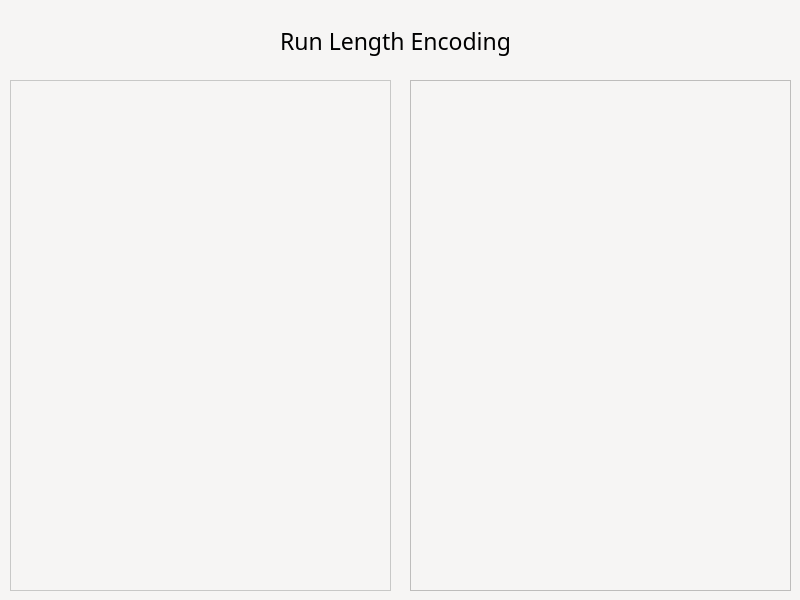
<?xml version="1.0" encoding="UTF-8"?>
<ui version="4.0">
 <class>resultsWin</class>
 <widget class="QMainWindow" name="resultsWin">
  <property name="geometry">
   <rect>
    <x>0</x>
    <y>0</y>
    <width>800</width>
    <height>600</height>
   </rect>
  </property>
  <property name="sizePolicy">
   <sizepolicy hsizetype="Fixed" vsizetype="Fixed">
    <horstretch>0</horstretch>
    <verstretch>0</verstretch>
   </sizepolicy>
  </property>
  <property name="minimumSize">
   <size>
    <width>800</width>
    <height>600</height>
   </size>
  </property>
  <property name="maximumSize">
   <size>
    <width>800</width>
    <height>600</height>
   </size>
  </property>
  <property name="palette">
   <palette>
    <active>
     <colorrole role="Base">
      <brush brushstyle="SolidPattern">
       <color alpha="255">
        <red>255</red>
        <green>255</green>
        <blue>255</blue>
       </color>
      </brush>
     </colorrole>
     <colorrole role="Window">
      <brush brushstyle="SolidPattern">
       <color alpha="255">
        <red>246</red>
        <green>245</green>
        <blue>244</blue>
       </color>
      </brush>
     </colorrole>
    </active>
    <inactive>
     <colorrole role="Base">
      <brush brushstyle="SolidPattern">
       <color alpha="255">
        <red>255</red>
        <green>255</green>
        <blue>255</blue>
       </color>
      </brush>
     </colorrole>
     <colorrole role="Window">
      <brush brushstyle="SolidPattern">
       <color alpha="255">
        <red>246</red>
        <green>245</green>
        <blue>244</blue>
       </color>
      </brush>
     </colorrole>
    </inactive>
    <disabled>
     <colorrole role="Base">
      <brush brushstyle="SolidPattern">
       <color alpha="255">
        <red>246</red>
        <green>245</green>
        <blue>244</blue>
       </color>
      </brush>
     </colorrole>
     <colorrole role="Window">
      <brush brushstyle="SolidPattern">
       <color alpha="255">
        <red>246</red>
        <green>245</green>
        <blue>244</blue>
       </color>
      </brush>
     </colorrole>
    </disabled>
   </palette>
  </property>
  <property name="windowTitle">
   <string>MainWindow</string>
  </property>
  <widget class="QWidget" name="centralwidget">
   <widget class="QLabel" name="title">
    <property name="geometry">
     <rect>
      <x>0</x>
      <y>10</y>
      <width>791</width>
      <height>61</height>
     </rect>
    </property>
    <property name="font">
     <font>
      <family>Poppins SemiBold</family>
      <pointsize>17</pointsize>
     </font>
    </property>
    <property name="text">
     <string>Run Length Encoding</string>
    </property>
    <property name="scaledContents">
     <bool>true</bool>
    </property>
    <property name="alignment">
     <set>Qt::AlignCenter</set>
    </property>
   </widget>
   <widget class="QFrame" name="frame">
    <property name="geometry">
     <rect>
      <x>10</x>
      <y>80</y>
      <width>381</width>
      <height>511</height>
     </rect>
    </property>
    <property name="palette">
     <palette>
      <active>
       <colorrole role="Button">
        <brush brushstyle="SolidPattern">
         <color alpha="127">
          <red>200</red>
          <green>200</green>
          <blue>200</blue>
         </color>
        </brush>
       </colorrole>
       <colorrole role="Base">
        <brush brushstyle="SolidPattern">
         <color alpha="127">
          <red>200</red>
          <green>200</green>
          <blue>200</blue>
         </color>
        </brush>
       </colorrole>
       <colorrole role="Window">
        <brush brushstyle="SolidPattern">
         <color alpha="127">
          <red>200</red>
          <green>200</green>
          <blue>200</blue>
         </color>
        </brush>
       </colorrole>
      </active>
      <inactive>
       <colorrole role="Button">
        <brush brushstyle="SolidPattern">
         <color alpha="127">
          <red>200</red>
          <green>200</green>
          <blue>200</blue>
         </color>
        </brush>
       </colorrole>
       <colorrole role="Base">
        <brush brushstyle="SolidPattern">
         <color alpha="127">
          <red>200</red>
          <green>200</green>
          <blue>200</blue>
         </color>
        </brush>
       </colorrole>
       <colorrole role="Window">
        <brush brushstyle="SolidPattern">
         <color alpha="127">
          <red>200</red>
          <green>200</green>
          <blue>200</blue>
         </color>
        </brush>
       </colorrole>
      </inactive>
      <disabled>
       <colorrole role="Button">
        <brush brushstyle="SolidPattern">
         <color alpha="127">
          <red>200</red>
          <green>200</green>
          <blue>200</blue>
         </color>
        </brush>
       </colorrole>
       <colorrole role="Base">
        <brush brushstyle="SolidPattern">
         <color alpha="127">
          <red>200</red>
          <green>200</green>
          <blue>200</blue>
         </color>
        </brush>
       </colorrole>
       <colorrole role="Window">
        <brush brushstyle="SolidPattern">
         <color alpha="127">
          <red>200</red>
          <green>200</green>
          <blue>200</blue>
         </color>
        </brush>
       </colorrole>
      </disabled>
     </palette>
    </property>
    <property name="styleSheet">
     <string notr="true">#frame{

background-color: rgba(200 , 200 , 200 , .5);
}</string>
    </property>
    <property name="frameShape">
     <enum>QFrame::StyledPanel</enum>
    </property>
    <property name="frameShadow">
     <enum>QFrame::Raised</enum>
    </property>
    <widget class="QLabel" name="file_input">
     <property name="geometry">
      <rect>
       <x>10</x>
       <y>10</y>
       <width>341</width>
       <height>491</height>
      </rect>
     </property>
     <property name="minimumSize">
      <size>
       <width>341</width>
       <height>491</height>
      </size>
     </property>
     <property name="maximumSize">
      <size>
       <width>16777215</width>
       <height>491</height>
      </size>
     </property>
     <property name="font">
      <font>
       <family>Poppins</family>
      </font>
     </property>
     <property name="text">
      <string/>
     </property>
     <property name="alignment">
      <set>Qt::AlignLeading|Qt::AlignLeft|Qt::AlignTop</set>
     </property>
    </widget>
   </widget>
   <widget class="QFrame" name="frame_2">
    <property name="geometry">
     <rect>
      <x>410</x>
      <y>80</y>
      <width>381</width>
      <height>511</height>
     </rect>
    </property>
    <property name="styleSheet">
     <string notr="true">#frame_2{

background-color: rgba(200 , 200 , 200 , .5);
}</string>
    </property>
    <property name="frameShape">
     <enum>QFrame::StyledPanel</enum>
    </property>
    <property name="frameShadow">
     <enum>QFrame::Raised</enum>
    </property>
    <widget class="QLabel" name="file_output">
     <property name="geometry">
      <rect>
       <x>10</x>
       <y>10</y>
       <width>491</width>
       <height>491</height>
      </rect>
     </property>
     <property name="minimumSize">
      <size>
       <width>491</width>
       <height>0</height>
      </size>
     </property>
     <property name="maximumSize">
      <size>
       <width>331</width>
       <height>491</height>
      </size>
     </property>
     <property name="font">
      <font>
       <family>Poppins</family>
      </font>
     </property>
     <property name="text">
      <string/>
     </property>
     <property name="alignment">
      <set>Qt::AlignLeading|Qt::AlignLeft|Qt::AlignTop</set>
     </property>
    </widget>
   </widget>
   <widget class="QLabel" name="label">
    <property name="geometry">
     <rect>
      <x>-4</x>
      <y>-4</y>
      <width>811</width>
      <height>611</height>
     </rect>
    </property>
    <property name="text">
     <string/>
    </property>
    <property name="pixmap">
     <pixmap>assets/b2.jpg</pixmap>
    </property>
   </widget>
   <zorder>label</zorder>
   <zorder>title</zorder>
   <zorder>frame</zorder>
   <zorder>frame_2</zorder>
  </widget>
 </widget>
 <resources/>
 <connections/>
</ui>
